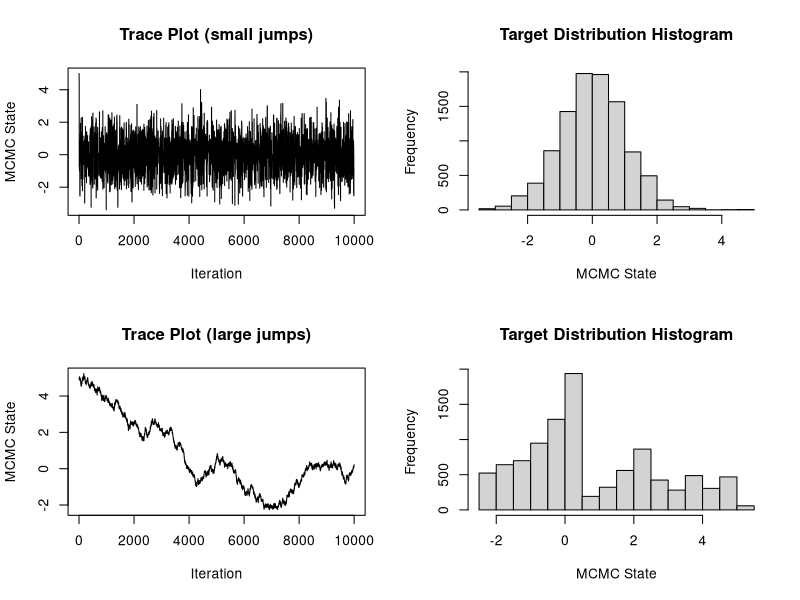

Write the R code that produced this figure.
## This script illustrates the Metropolis-Hastings algorithm for
## approximating the standard normal distribution
## Author: Vladimir N. Minin
## last update: 07/14/2016

unif_rw_next = function(cur_value, tuning_par){

  return_value = c(cur_value, 0)
  
  prop_value = cur_value + runif(1, min=-tuning_par, max=tuning_par)
  
  if (log(runif(1)) < (cur_value^2 - prop_value^2)/2){
    return_value = c(prop_value, 1)
  }

  return(return_value)      
}

mcmc_size = 10000
start_value = 5.0


mcmc_out_small_jumps = matrix(0, nrow=(mcmc_size), ncol=2)
colnames(mcmc_out_small_jumps) = c("state", "acc.status")

cur_state = c(start_value,1)
mcmc_out_small_jumps[1,] = cur_state

for (i in 2:mcmc_size){
  
  cur_state = unif_rw_next(mcmc_out_small_jumps[i-1,1], 5.0)
    
  mcmc_out_small_jumps[i,] = cur_state
}

## acceptance probability
mean(mcmc_out_small_jumps[,"acc.status"])

## mean of the target distribution
mean(mcmc_out_small_jumps[,"state"])

par(mfrow=c(2,2))

## trace plot
plot(1:mcmc_size, mcmc_out_small_jumps[,"state"], type="l", xlab="Iteration", ylab="MCMC State", main="Trace Plot (small jumps)")

## histogram
hist(mcmc_out_small_jumps[,"state"], xlab="MCMC State", main="Target Distribution Histogram")


mcmc_out_large_jumps = matrix(0, nrow=(mcmc_size), ncol=2)
colnames(mcmc_out_large_jumps) = c("state", "acc.status")

cur_state = c(start_value,1)
mcmc_out_large_jumps[1,] = cur_state

for (i in 2:mcmc_size){
  
  cur_state = unif_rw_next(mcmc_out_large_jumps[i-1,1], 0.05)
  
  mcmc_out_large_jumps[i,] = cur_state
}

## acceptance probability
mean(mcmc_out_large_jumps[,"acc.status"])


## trace plot
plot(1:mcmc_size, mcmc_out_large_jumps[,"state"], type="l", xlab="Iteration", ylab="MCMC State", main="Trace Plot (large jumps)")

## histogram
hist(mcmc_out_large_jumps[,"state"], xlab="MCMC State", main="Target Distribution Histogram")
